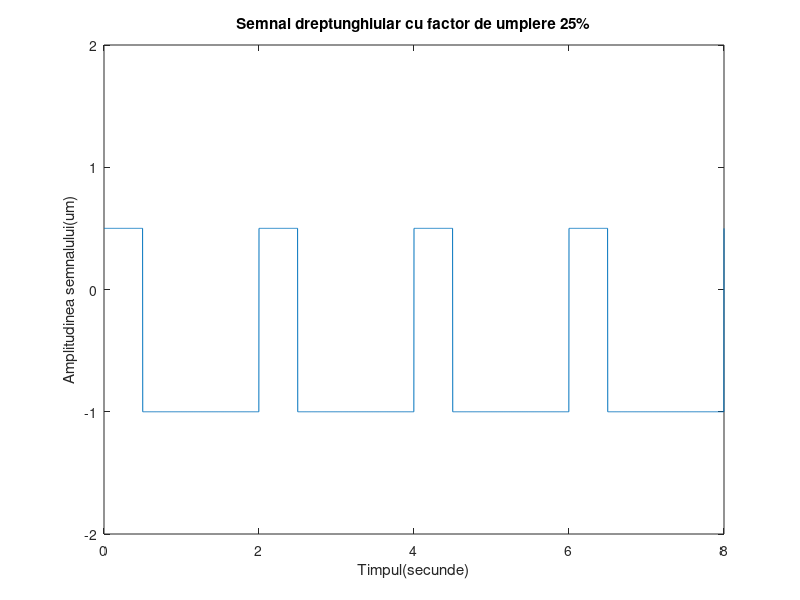

Here is the MATLAB script that generated this plot:
t=0:0.002:8;
%4 perioade/2ms
x=0.75*square(pi*t,25)-0.25;
%->Atribuim variabilei x functia unui semnal dreptunghiular
%->Folosim functia plot pentru a genera un grafic cu parametrii t si x
plot(t,x)
%->Folosim functia axis pentru a delimita spectrele de valori ale graficului generat de plot pentru a se incadra corespunzator in parametri
axis([0 8 -2 2])
%->Am denumit axa Ox
xlabel('Timpul(secunde)')
%->Am denumit axa Oy
ylabel('Amplitudinea semnalului(um)')
title('Semnal dreptunghiular cu factor de umplere 25%')
